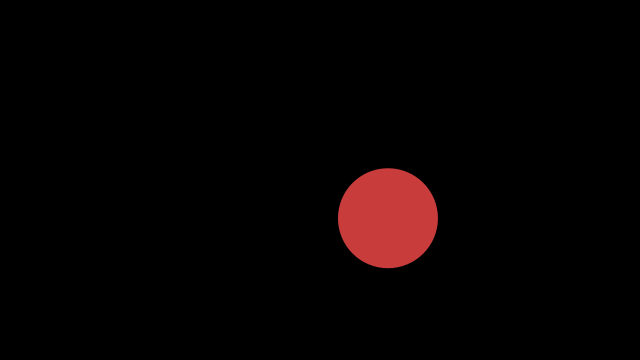
Frame 1 (no input)
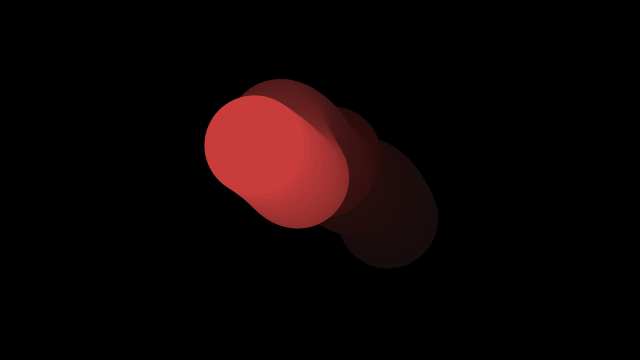
Frame 60 (the mouse pressed at the canvas centre just before this capture)
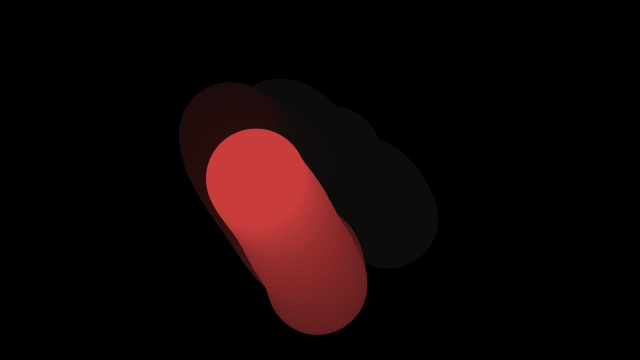
Frame 120 (the mouse held since frame 60 and released just before this capture)

The Processing sketch that drew these frames (run headless with seeded random() and noise(); from frame 60 on, the mouse is pressed at the canvas centre):

// Processing sketch: topic2_5
// ── topic2_5.pde
// Felipe Ramires and Hans Nielen for Algorithms in Create
// April 2021
float xoff, yoff = 0.0;    //set global variables for the positions in noispace
float xincrement = 0.01;   //set the increments for the y and x coordinate in noisespace
float yincrement = 0.02; 

void setup() {
  size(640, 360);
  background(0);
  noStroke();
}

void draw() {
  // Create an alpha blended background
  fill(0, 10);
  rect(0, 0, width, height);  
  // Get a noise value based on xoff and scale it according to the window's width
  float n = noise(xoff)*width;  //assign xcoordinate
  float m = noise(yoff)*height; //assign y coordinate

  // With each cycle, increment xoff
  xoff += xincrement;    //update coordinates in noise space
  yoff += yincrement;

  // Draw the ellipse at the value produced by perlin noise
  fill(200,60,60);              //assign color and draw the circle
  ellipse(n, m, 100, 100);
}
